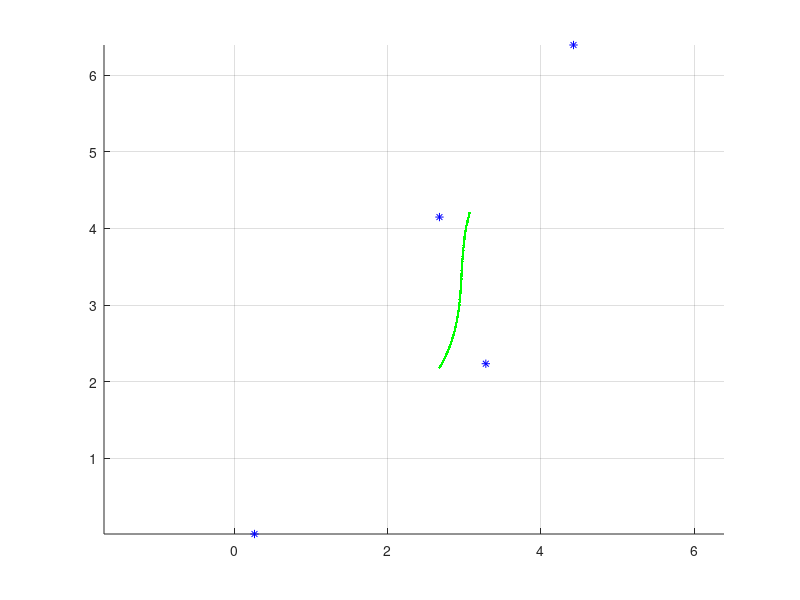

The MATLAB script that drew this image: (Note: this script raises an error after producing the figure.)
clc
clear
close all
% rng(200)

%% set
xt = randn(1,4) + 1*[0 2 4 6];
yt = rand(1,4)  + 1*[0 2 4 6];
zt = randn(1,4);
set = [xt; yt; zt];

%% spline
M = 1/6 * [1 -3 3 -1; 4 0 -6 3; 1 3 3 -3; 0 0 0 1];
ri = [set(:, 1) set(:, 2) set(:, 3) set(:, 4)];
A = [1 0 0 0; 0 1 0 0; 0 0 1 0; 0 0 0 1];
spline = ri * M * A;
spline

%% plot line
figure
hold on
grid on
axis equal
plot3(set(1, :), set(2, :), set(3, :),'b*')
for a = 0:0.01:1
    point = spline * [1; a; a^2; a^3];
    plot3(point(1), point(2), point(3), 'g.')
end
ret

% traj
k = 0;
lst = set(:,1);
for i = 1:splines_length
spline = splines(:,:,i);
for a = 0:0.01:1
    k = k+1;  
    spline;
    sp_point = spline * [1; a; a^2; a^3];
    
    tr_point(:,k) =  lst + randn(3,1)/20 + (sp_point-lst)/10;
    lst = tr_point(:,k);
end
end
plot3(tr_point(1,:), tr_point(2,:), tr_point(3,:), 'k')


% % grid
% step = 1;
% k = 0;
% for x = 5:step:15
%     for y = -10:step:2
%         
%         k = k + 1;
%         plot(x,y,'k.')
%         
%         sstar = -1;
%         for i = 1:length(splines)
%         spline_coefs = splines(:, :, i);
%         slim = 1;
%         
%         [sstar, pstar, DELTA] = distance2spline3d([x;y;0], slim, spline_coefs);
%         if sstar > 0           
%             plot([x pstar(1)], [y pstar(2)],'g')
%             break
%         end
%         end
%         if sstar < 0
%              plot(x,y,'ro')
%         end
%     end
% end

